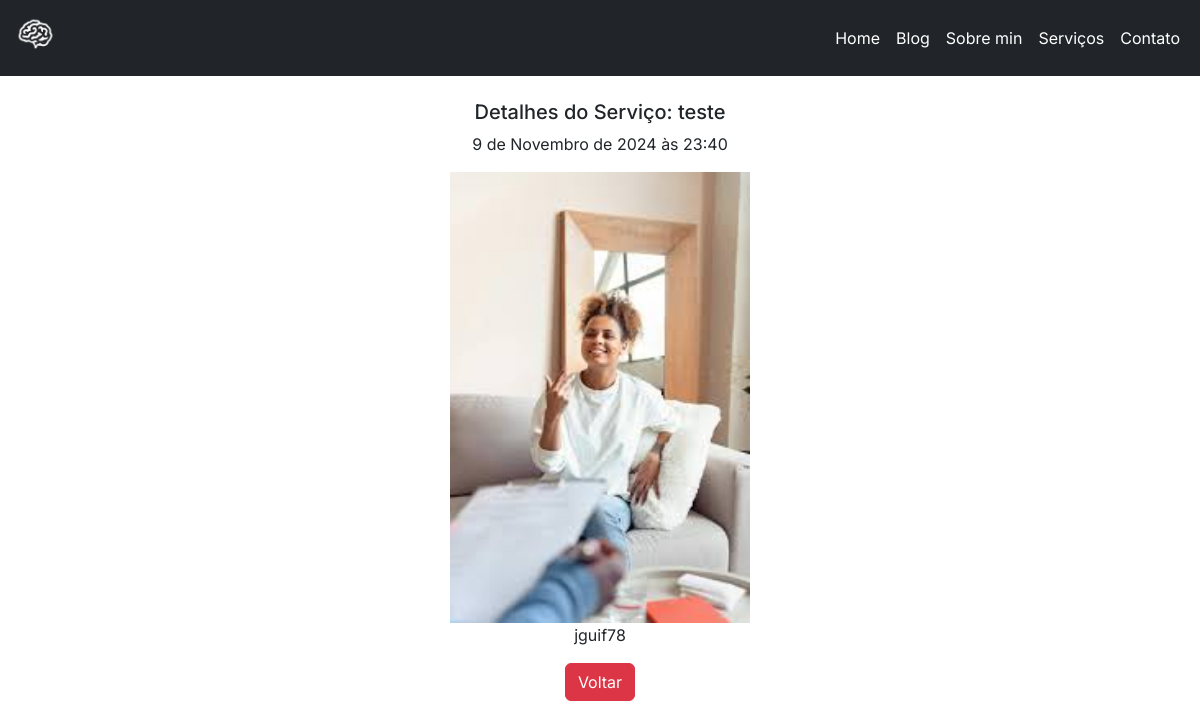
Screenshot of /service_detail/4/ with the database file from the repository.
### siteweb/models.py (models this page shows, shortened)
class Posts(models.Model):
    title = models.CharField(max_length=100)
    description = models.TextField()
    image = models.ImageField(upload_to='images/')
    create_at = models.DateTimeField(auto_now_add=True)
    class Meta:  # adicionar isso
        verbose_name = 'Post'
        verbose_name_plural = 'Posts'
        ordering = ['id']

### siteweb/views.py (the view)
# urls.py: path('service_detail/<int:id>/', views.service_detail, name='service-detail'),
def service_detail(request, id):
    template_name = 'service-detail.html' # template
    post = Posts.objects.get(id=id) # Metodo Get
    context = { # cria context para chamar no template
        'post': post
        }
    return render(request, template_name, context) # render

### siteweb/templates/service-detail.html (shortened to what this page needs)
{% extends "base.html" %}
{% block conteudo %}
{% load static %}
<link rel="stylesheet" href="{% static '/styles/cssservico/servico-d.css' %}">
<link rel="stylesheet" href="https://cdnjs.cloudflare.com/ajax/libs/font-awesome/6.6.0/css/all.min.css" />
<div class="detalhe" style="padding-top: 100px;">
            <div class="text-center">
                <h5>Detalhes do Serviço: {{post.title}}</h5>
                <p>{{post.create_at}}</p>
                <img src="{{post.image.url}}" width="300" alt="{{post.title}}">
                <p>{{post.description}}</p>
                <a class="btn btn-danger" href="{% url 'servicos' %}">Voltar</a>
            </div>
</div>
{% endblock conteudo %}

### static/styles/cssservicos/servico-d.css (style rules this page uses)
* { text-decoration: none; font-family: "Inter", sans-serif; list-style: none; scroll-behavior: smooth; }

### rows the page displays
Posts: title "teste", create_at "9 de Novembro de 2024 às 23:40", image (picture), description "jguif78"
